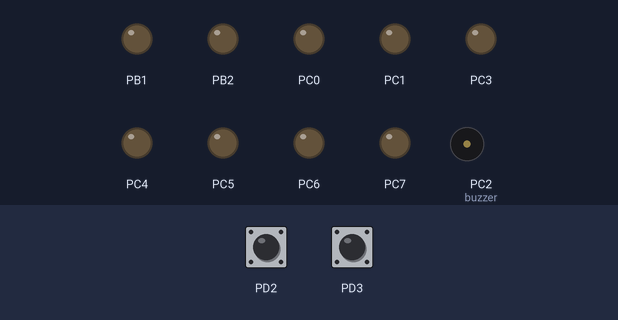
Bench run of a program on a simulated ATmega328P, built with avr-gcc and emulated at 16 MHz (the files do not name the chip). On the bench: output pins drawn as LEDs (lit = HIGH), buzzer (waves = sounding, pin HIGH). The test bench sets the inputs (shaded band); at power-on: PD2 HIGH, PD3 HIGH.

Above: at 1.2 s.
1.3 s: PD2 pulled LOW for 0.15 s
At 2.0 s:
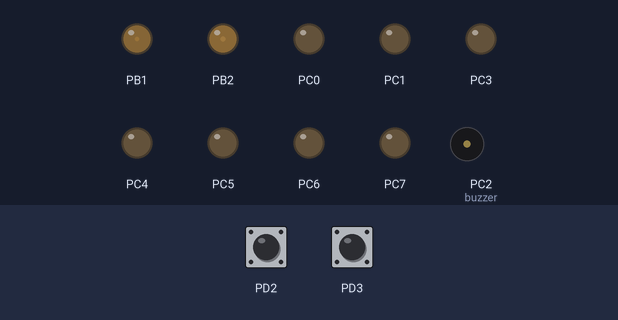
2.9 s: PD3 pulled LOW for 0.15 s
At 3.2 s:
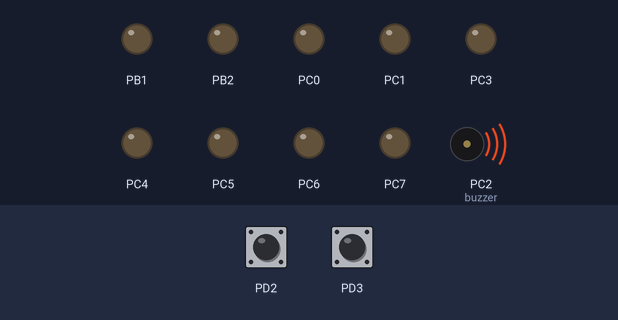
4.5 s: PD2 pulled LOW for 1 s
At 5.6 s:
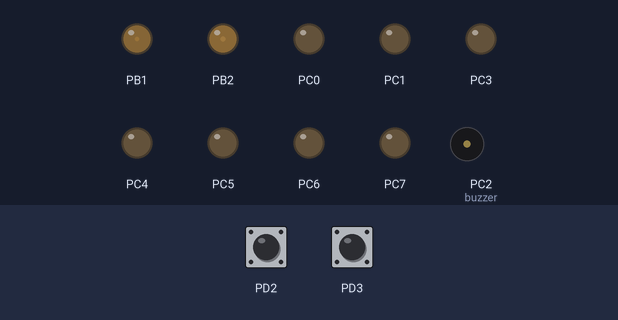
7.0 s: PD3 pulled LOW for 1 s
At 7.5 s:
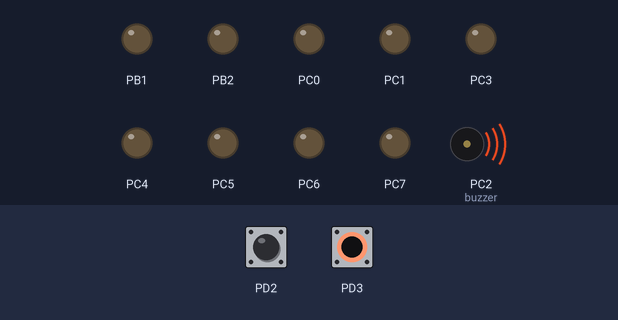
9.5 s: PD2 pulsed LOW 5 times (0.12 s each, 0.3 s apart)
At 11.6 s:
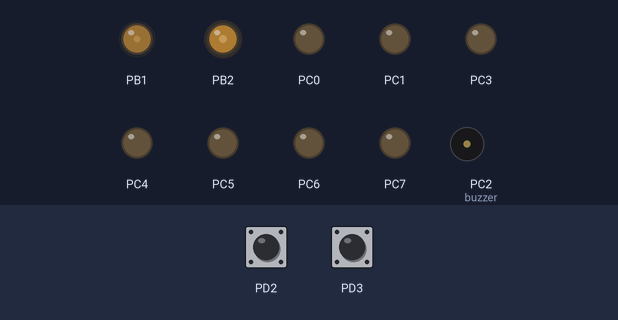
12.5 s: PD2 pulsed LOW 5 times (0.12 s each, 0.3 s apart)
At 15.0 s:
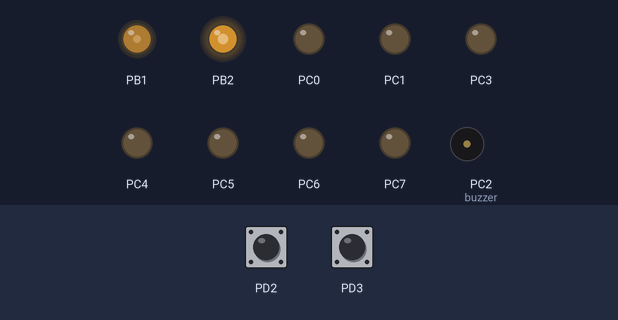
Timing chart, 0 to 16.5 s (numbered marks = the images above; inputs shaded):
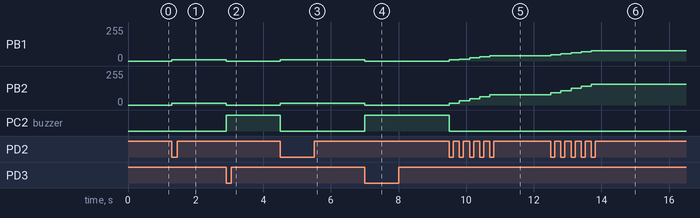

Measured:
- after the input at 1.3 s, PB1: 0/255 → 8/255 at once; PB2: 0/255 → 15/255 at once
- after the input at 2.9 s, PB1: 8/255 → 0/255 at once; PB2: 15/255 → 0/255 at once; PC2 (buzzer): LOW → HIGH at once
- after the input at 4.5 s, PB1: 0/255 → 8/255 at once; PB2: 0/255 → 15/255 at once; PC2 (buzzer): HIGH → LOW at once
- after the input at 7.0 s, PB1: 8/255 → 0/255 at once; PB2: 15/255 → 0/255 at once; PC2 (buzzer): LOW → HIGH at once
- after the input at 9.5 s, PB1: moves from 0/255 to 39/255 over 1.2 s, starting at once; PB2: moves from 0/255 to 77/255 over 1.2 s, starting at once; PC2 (buzzer): HIGH → LOW at once
- after the input at 12.5 s, PB1: moves from 39/255 to 77/255 over 1.2 s, starting at once; PB2: moves from 77/255 to 155/255 over 1.2 s, starting at once

The program:

main.cpp
```cpp
#define F_CPU 16000000UL
#include <avr/interrupt.h>
#include <avr/io.h>
#include <util/delay.h>

int Time_Period_of_Wave = 33;
int number_of_steps_to_devide_pulse = 20;
int duty_cycle = Time_Period_of_Wave / number_of_steps_to_devide_pulse; // For a wave of 30 ms T.P., increase the duty cycle by 10%
int i;

void pwm_init() {
	// Set PWM pins (OC1A and OC1B) as output
	DDRB |= (1 << DDB1) | (1 << DDB2);
	// Fast PWM mode with ICR1 as TOP, non-inverted output
	TCCR1A = (1 << COM1A1) | (1 << COM1B1) | (1 << WGM11);
	TCCR1B = (1 << WGM12) | (1 << WGM13) | (1 << CS10);
	ICR1 = Time_Period_of_Wave; // Set TOP value for 33kHz frequency, this value equals the time period
}

int main(void) {
	DDRB &= ~(1 << DDB0);
	PORTB |= (1 << PORTB0);
	DDRC = 0xFF;
	PORTC &= ~(1 << PORTC0); // Output for in2
	PORTC &= ~(1 << PORTC1); // Output for in4
	PORTC &= ~(1 << PORTC2); // Output for buzzer
	i = 0; // Initial duty cycle for 50% speed
	pwm_init(); // Initialize PWM
	DDRD &= ~(1 << DDD2);
	PORTD |= (1 << PORTD2);
	DDRD &= ~(1 << DDD3);
	PORTD |= (1 << PORTD3);

	// Falling edge of INT0 and INT1 generates an interrupt request
	EICRA = (1 << ISC01) | (1 << ISC11);

	// Enable external interrupts INT0 and INT1
	EIMSK = (1 << INT0) | (1 << INT1);

	sei();  // Enable global interrupts

	while (1) {
		OCR1A = i; // Set PWM duty cycle for OCR1A
		OCR1B = i * 2; // Set PWM duty cycle for OCR1B to be 30% more than OCR1A
		// _delay_ms(100); // Delay to observe the changes in speed if the time period is in ms
		_delay_us(5); // Delay to observe the changes in speed if the time period is in us
	}

	return 0;
}

// Interrupt Service Routine for INT0
ISR(INT0_vect) {
	if (i >= 0) {
		PORTC &= ~(1 << PORTC0);
		PORTC &= ~(1 << PORTC1);
		PORTC &= ~(1 << PORTC2);
		i += duty_cycle; // Increase duty cycle for higher speed
		} else if (i < 0) {
		PORTC |= (1 << PORTC0);
		PORTC |= (1 << PORTC1);
		PORTC |= (1 << PORTC2);
		i += duty_cycle; // Increase duty cycle for higher speed
		} else {
		i += duty_cycle; // Increase duty cycle for higher speed
	}

	if (i == ((Time_Period_of_Wave + duty_cycle) / 2)) {
		PORTC |= (1 << PORTC2);
		} else if (i >= (Time_Period_of_Wave + duty_cycle)) {
		PORTC |= (1 << PORTC2);
		i = Time_Period_of_Wave;
	}
}

// Interrupt Service Routine for INT1
ISR(INT1_vect) {
	i -= duty_cycle; // Decrease duty cycle for lower speed
	if (i < duty_cycle) {
		PORTC |= (1 << PORTC2);
		i = 0;
		} else if (i <= Time_Period_of_Wave) {
		PORTC &= ~(1 << PORTC2);
	}
}
```
